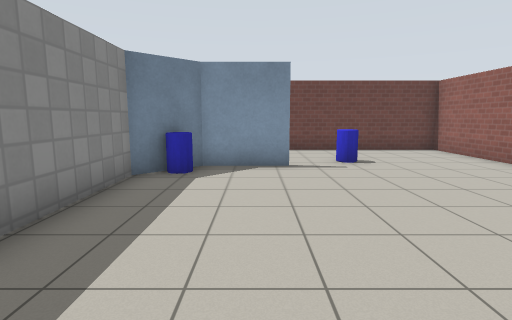
[1] (above)

12 first-person views from a walk through a robot-simulator world made for Gazebo. The camera is 1.2 m above the floor, tilts 8° down and sees 80° across. The floor is counted in squares, 1 m on a side. Each view is taken from the middle of a square. On the plan, view 1 faces up. The plan holds only what a view shows up to about 13 squares ahead; the rest is blank. Simple patterns stand in for the simulator's built-in surfaces. Surface patterns are stand-ins for the level's own textures.

[2]
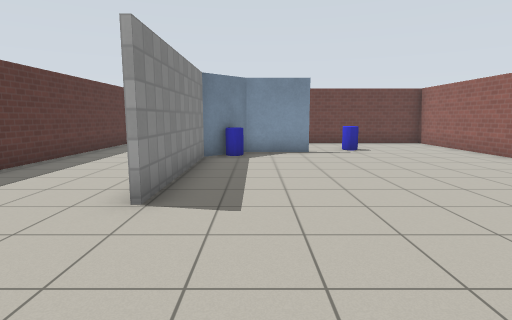

[3]
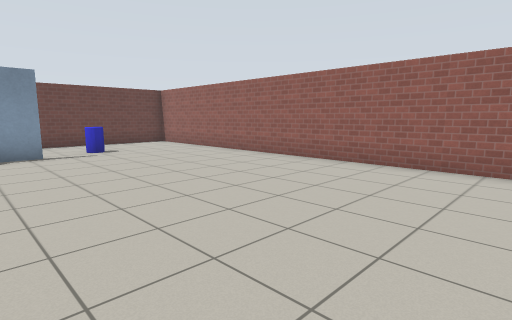

[4]
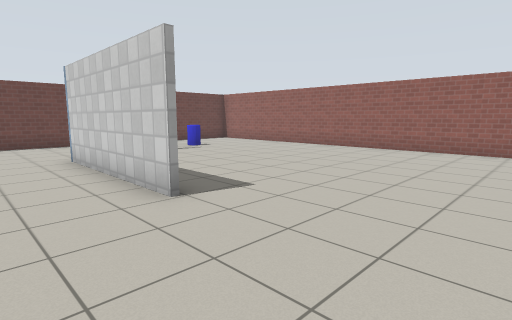

[5]
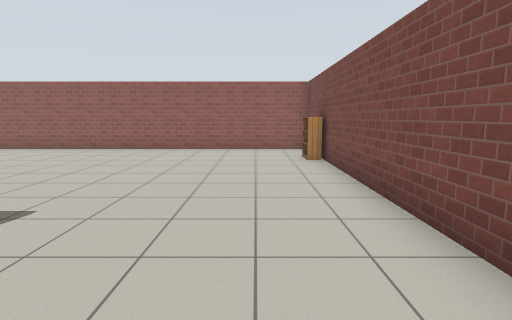

[6]
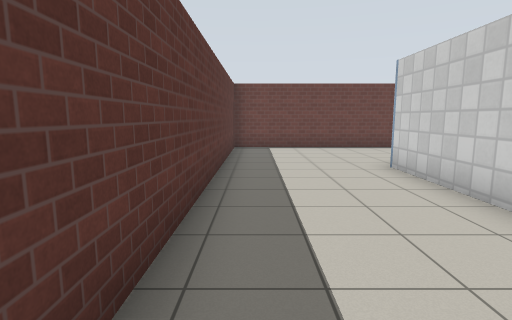

[7]
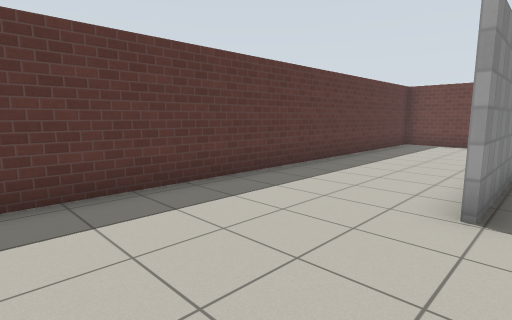

[8]
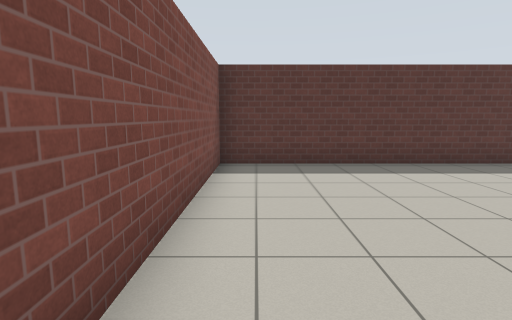

[9]
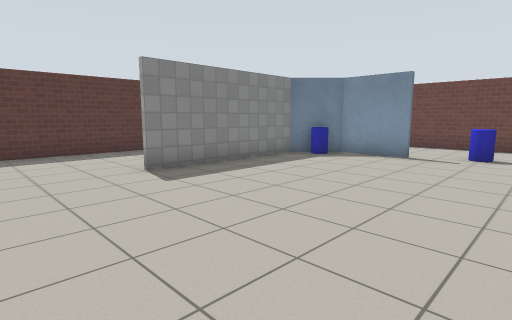

[10]
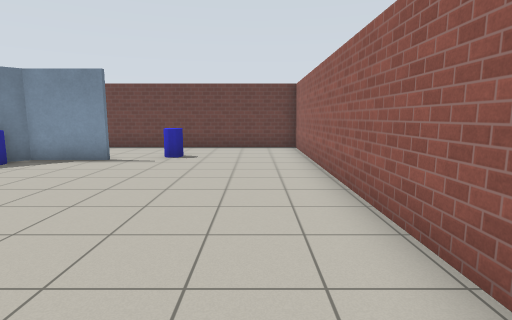

[11]
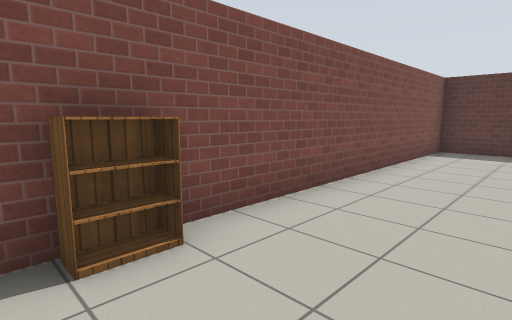

[12]
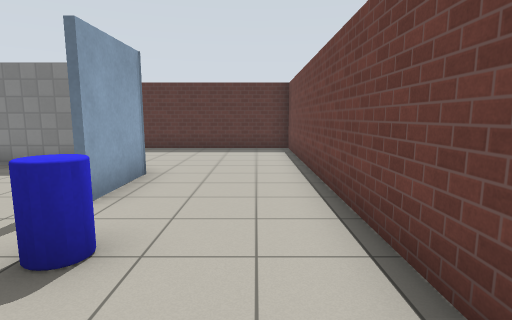

### Floor plan
Points are (right, up) in squares from view 1. A wall is a line through its corners. A room is listed if a view was taken in it or the views show most of it. See-through windows are left out.
Room 1 (views 1, 2, 3, 4, 5, 6, 7, 8, 9, 10, 11, 12)
walls: (-2.6, 6.3) (-2.6, 1); (0.9, 7.5) (-0.6, 7.5); (-0.5, 7.7) (0.9, 7.7); (-2.7, 1) (-2.7, 6.4); (6.6, 11.3) (-6.9, 11.3) (-6.9, -3.9) (6.6, -3.9) (6.6, 11.3)
objects: other object (-2, 6) to (-1, 7); other object (2, 8) to (3, 8); bookshelf (4, -4)

Positions as (right, up) in squares from view 1, and headings:
1: (0, 0), facing up
2: (-1, -3), facing up
3: (-1, -3), facing up-right
4: (-5, -3), facing up-right
5: (-5, -2), facing right
6: (-6, -1), facing up
7: (-2, -3), facing up-left
8: (1, -3), facing left
9: (4, -2), facing up-left
10: (5, -1), facing up
11: (5, -1), facing down-left
12: (5, 10), facing left
